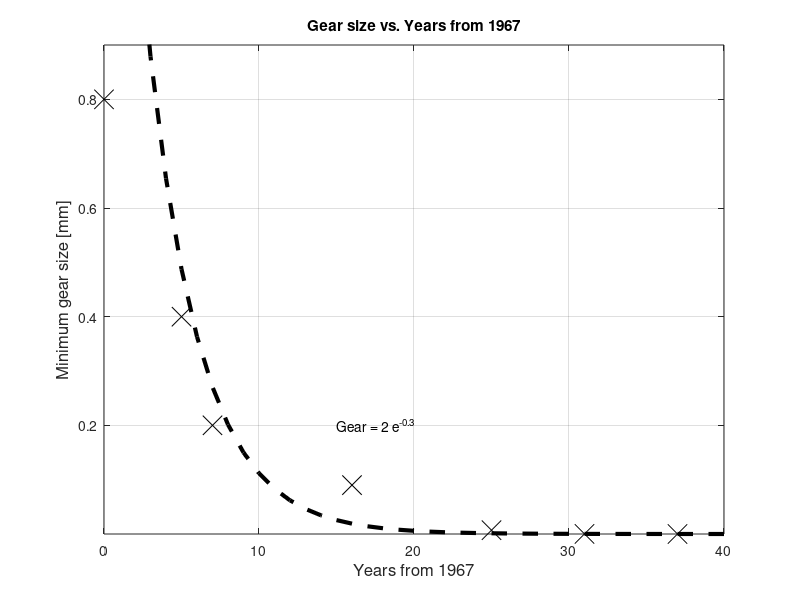

The MATLAB script that drew this image:
%{
Deion Nwaefulu ENGR 1300-002 2016-11-29
dcn6334_RQ25_CH18: Create a proper plot of the gear size versus the number
of years from 1967 assuming the data are experimental.
dcn6334_RQ26_CH18: Use polyfit to determine the exponential relationship for the
data set and graph the resulting trendline along with experimental data.
Year: Years from 1967
Gear: Minimum gear size [mm]
ypf: Year polyfit
gpf: Gear polyfit
%}
clc;
clear all;
close all;

Year = [0 5 7 16 25 31 37];
Gear = [0.8 0.4 0.2 0.09 0.007 2E-04 8E-06];

figure('color','w')
plot(Year,Gear,'kx','MarkerSize',14)
xlabel('Years from 1967','FontSize',12)
ylabel('Minimum gear size [mm]','FontSize',12)
title('Gear size vs. Years from 1967')
axis([0 40 8E-6 .9])
grid on

% Experimental polyfit
C = polyfit(Year,log(Gear),1);
m = C(1);
b = exp(C(2));

ypf = [0:1:40];
gpf = b*exp(m*ypf);
hold on
plot(ypf,gpf,'k--','LineWidth',3);
TE = sprintf('Gear = %0.0f e^{%0.1f}',b,m);
text(15,0.2,TE)